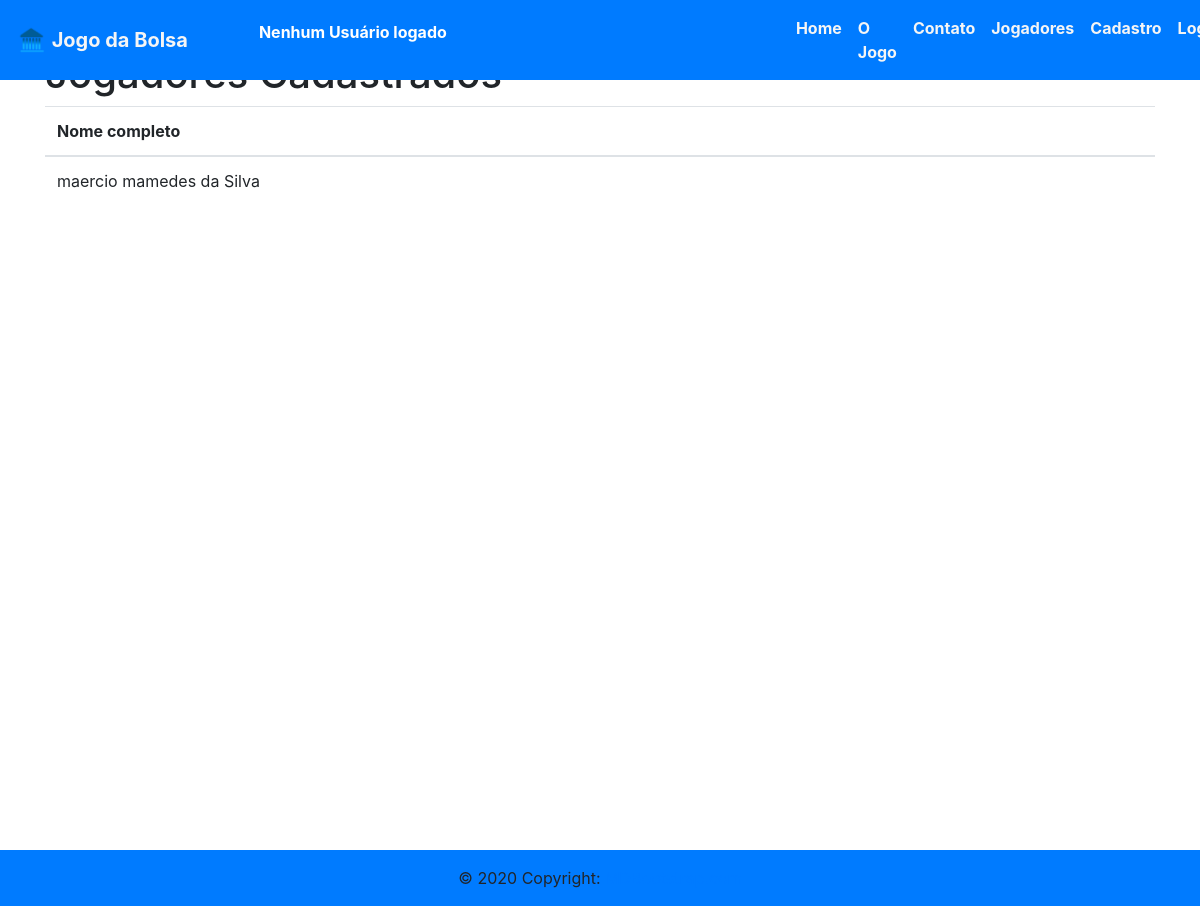
/jogares, run on an earlier commit of the app's database.
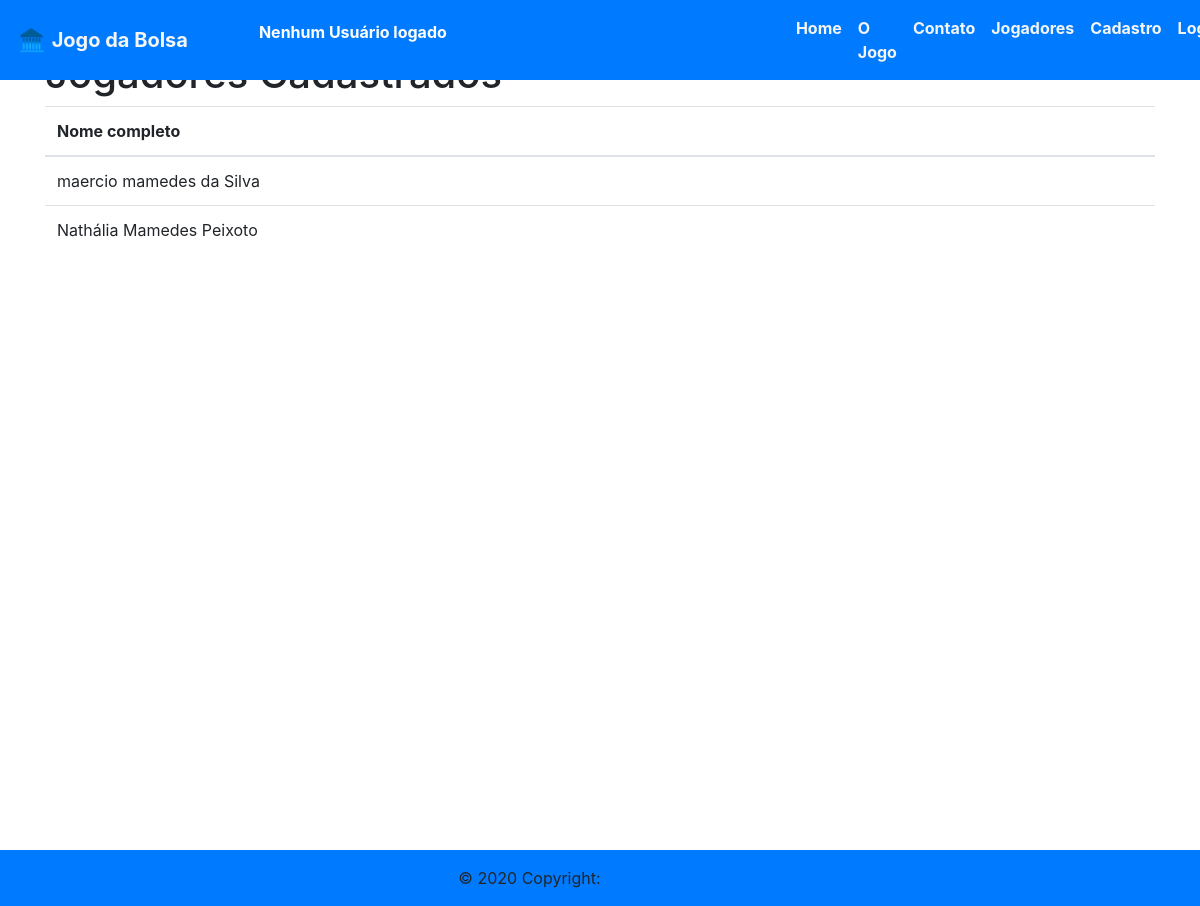
And on a later commit of the database.
### apps/appUsers/models.py (models this page shows, shortened)
class UserApp(models.Model):
    user = models.OneToOneField(User, max_length=200, on_delete=models.CASCADE)
    full_name = models.CharField('Nome completo', max_length=200)
    cell = models.CharField('Celular', max_length=13, default='')

### apps/core/views/gamePlayers.py (the view)
# urls.py: path('jogares', game_players, name='game_players'),
def game_players(request):
    users = UserApp.objects.all()
    return render(request, 'core/gamePlayers.html', {'users' : users})

### templates/core/gamePlayers.html
{% extends 'templateBase.html' %}
{% load static %}
{% block content %}
<section class="container">
    <h1>Jogadores Cadastrados</h1>
    <table class="table table-hover">
        <thead>
          <tr>
            <th scope="col">Nome completo</th>
          </tr>
        </thead>
        <tbody>
            {% for element in users %}
                <tr>
                    <td>{{ element }}</td>
                </tr>
            {% endfor %}
        </tbody>
      </table>
</section>
{% endblock %}

What changed in the data, as far as the page shows it:
added UserApp: full_name "Nathália Mamedes Peixoto"
